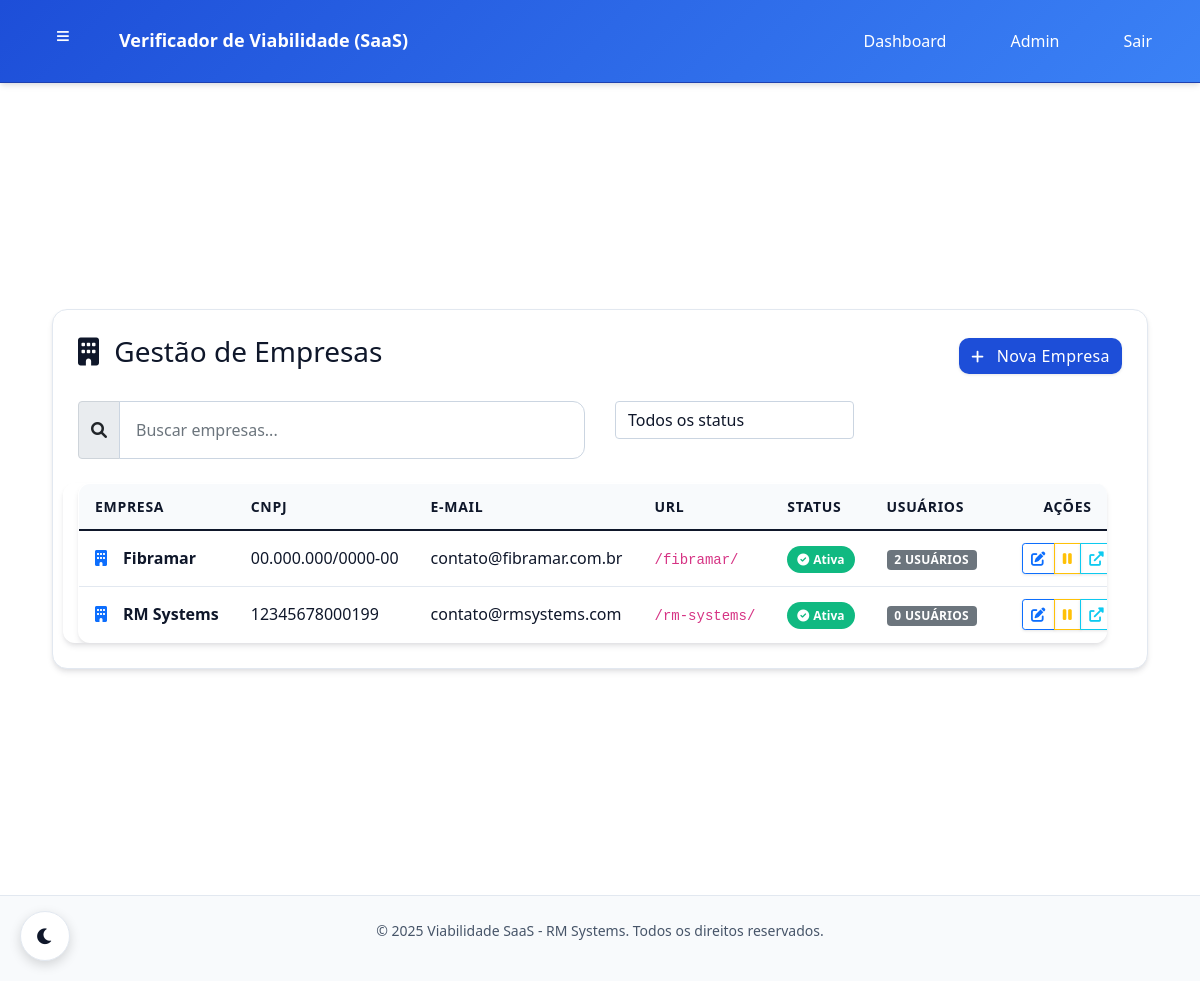
Screenshot of /rm/empresas/ (signed in) with the database file from the repository.
### core/models.py (models this page shows, shortened)
class Company(models.Model):
    name = models.CharField(max_length=200, verbose_name="Nome da Empresa")
    slug = models.SlugField(max_length=200, unique=True, verbose_name="Slug", help_text="URL amigável para a empresa")
    cnpj = models.CharField(max_length=18, unique=True, verbose_name="CNPJ")
    email = models.EmailField(verbose_name="E-mail da Empresa")
    phone = models.CharField(max_length=20, blank=True, verbose_name="Telefone")
    address = models.TextField(blank=True, verbose_name="Endereço")
    is_active = models.BooleanField(default=True, verbose_name="Ativa")
    created_at = models.DateTimeField(auto_now_add=True, verbose_name="Criada em")
    updated_at = models.DateTimeField(auto_now=True, verbose_name="Atualizada em")
    class Meta:
        verbose_name = "Empresa"
        verbose_name_plural = "Empresas"
        ordering = ['name']

### core/views.py (the view)
@login_required
@rm_admin_required
def company_list(request):
    qs = Company.objects.all().order_by('name')
    q = request.GET.get('q', '').strip()
    if q:
        qs = qs.filter(Q(name__icontains=q) | Q(cnpj__icontains=q) | Q(email__icontains=q))
    paginator = Paginator(qs, 12)
    page_number = request.GET.get('page')
    companies = paginator.get_page(page_number)
    return render(request, 'core/rm_companies.html', {'companies': companies, 'q': q})

### core/models.py (called while the page is built)
    @property
    def is_rm_admin(self):
        return self.role == 'RM' or self.is_superuser

    @property
    def is_company_admin(self):
        return self.role == 'COMPANY_ADMIN'

### core/permissions.py (called while the page is built)
def is_rm_admin(user):
    return user.is_authenticated and user.is_rm_admin

### core/templates/core/rm_companies.html (shortened to what this page needs)
{% extends "base.html" %}
{% load static %}
{% block extra_head %}
<link href="https://cdn.jsdelivr.net/npm/bootstrap@5.1.3/dist/css/bootstrap.min.css" rel="stylesheet">
<link href="https://cdnjs.cloudflare.com/ajax/libs/font-awesome/6.0.0/css/all.min.css" rel="stylesheet">
{% endblock %}
{% block content %}
    <div class="container-fluid">
        <div class="row">
            <div class="col-md-12 col-lg-12">
                <div class="main-content">
                    <div class="content-card">
                        <div class="d-flex justify-content-between align-items-center mb-4">
                            <h3>
                                <i class="fas fa-building me-2"></i>
                                Gestão de Empresas
                            </h3>
                            <a href="{% url 'rm:company_create' %}" class="btn btn-primary">
                                <i class="fas fa-plus me-2"></i>
                                Nova Empresa
                            </a>
                        </div>
                        <div class="row mb-4">
                            <div class="col-md-6">
                                <div class="input-group">
                                    <span class="input-group-text">
                                        <i class="fas fa-search"></i>
                                    </span>
                                    <input type="text" class="form-control" placeholder="Buscar empresas..." id="searchInput">
                                </div>
                            </div>
                            <div class="col-md-3">
                                <select class="form-select" id="statusFilter">
                                    <option value="">Todos os status</option>
                                </select>
                            </div>
                        </div>
                        <div class="table-responsive">
                            <table class="table table-hover">
                                <thead>
                                    <tr>
                                        <th>Empresa</th>
                                        <th>CNPJ</th>
                                        <th>E-mail</th>
                                        <th>URL</th>
                                        <th>Status</th>
                                        <th>Usuários</th>
                                        <th>Ações</th>
                                    </tr>
                                </thead>
                                <tbody>
                                    {% for company in companies %}
                                        <tr>
                                            <td>
                                                <div class="d-flex align-items-center">
                                                    <div class="me-3">
                                                        <i class="fas fa-building text-primary"></i>
                                                    </div>
                                                    <div>
                                                        <strong>{{ company.name }}</strong>
                                                    </div>
                                                </div>
                                            </td>
                                            <td>{{ company.cnpj }}</td>
                                            <td>{{ company.email }}</td>
                                            <td>
                                                <code>/{{ company.slug }}/</code>
                                            </td>
                                            <td>
                                                {% if company.is_active %}
                                                    <span class="status-badge status-active">
                                                        <i class="fas fa-check-circle me-1"></i>Ativa
                                                    </span>
                                                {% else %}
                                                    <span class="status-badge status-inactive">
                                                        <i class="fas fa-times-circle me-1"></i>Inativa
                                                    </span>
                                                {% endif %}
                                            </td>
                                            <td>
                                                <span class="badge bg-secondary">
                                                    {{ company.users.count }} usuários
                                                </span>
                                            </td>
                                            <td>
                                                <div class="btn-group" role="group">
                                                    <a href="{% url 'rm:company_edit' company.id %}"
                                                       class="btn btn-sm btn-outline-primary"
                                                       title="Editar">
                                                        <i class="fas fa-edit"></i>
                                                    </a>
                                                    <button type="button"
                                                            class="btn btn-sm btn-outline-{% if company.is_active %}warning{% else %}success{% endif %}"
                                                            onclick="toggleCompanyStatus( company.id )"
                                                            title="{% if company.is_active %}Desativar{% else %}Ativar{% endif %}">
                                                        <i class="fas fa-{% if company.is_active %}pause{% else %}play{% endif %}"></i>
                                                    </button>
                                                    <a href="{% url 'rm:company_portal' company_slug=company.slug %}"
                                                       class="btn btn-sm btn-outline-info"
                                                       title="Acessar Portal (RM)"
                                                       target="_blank">
                                                        <i class="fas fa-external-link-alt"></i>
                                                    </a>
                                                </div>
                                            </td>
                                        </tr>
                                    {% endfor %}
                                </tbody>
                            </table>
                        </div>
                    </div>
                </div>
            </div>
        </div>
    </div>
{% endblock %}

### static/css/theme_colors.css (style rules this page uses)
:root { --rm-primary: #1D4ED8; --rm-primary-dark: #1E40AF; --rm-primary-light: #3B82F6; --rm-primary-50: #EFF6FF; --rm-primary-100: #DBEAFE; --rm-gray-900: #0F172A; --rm-gray-800: #1E293B; --rm-gray-700: #334155; --rm-gray-600: #475569; --rm-gray-500: #64748B; --rm-gray-400: #94A3B8; --rm-gray-300: #CBD5E1; --rm-gray-200: #E2E8F0; --rm-gray-100: #F1F5F9; --rm-gray-50: #F8FAFC; --rm-white: #FFFFFF; --rm-black: #000000; --rm-success: #10B981; --rm-success-dark: #059669; --rm-warning: #F59E0B; --rm-warning-dark: #D97706; --rm-error: #EF4444; --rm-error-dark: #DC2626; --rm-info: #3B82F6; --rm-gradient-primary: linear-gradient(135deg, #1D4ED8 0%, #3B82F6 100%); --rm-gradient-secondary: linear-gradient(135deg, #F8FAFC 0%, #EFF6FF 100%); --rm-gradient-dark: linear-gradient(135deg, #0F172A 0%, #1E293B 100%); --rm-shadow-sm: 0 1px 2px 0 rgba(15, 23, 42, 0.05); --rm-shadow: 0 4px 6px -1px rgba(15, 23, 42, 0.1), 0 2px 4px -1px rgba(15, 23, 42, 0.06); --rm-shadow-md: 0 10px 15px -3px rgba(15, 23, 42, 0.1), 0 4px 6px -2px rgba(15, 23, 42, 0.05); --rm-shadow-lg: 0 20px 25px -5px rgba(15, 23, 42, 0.1), 0 10px 10px -5px rgba(15, 23, 42, 0.04); --rm-shadow-xl: 0 25px 50px -12px rgba(15, 23, 42, 0.25); --rm-border-radius-sm: 0.25rem; --rm-border-radius-md: 0.5rem; --rm-border-radius-lg: 0.75rem; --rm-border-radius-xl: 1rem; --rm-border-radius-full: 9999px; --rm-bg-primary: var(--rm-white); --rm-bg-secondary: var(--rm-gray-50); --rm-bg-tertiary: var(--rm-gray-100); --rm-bg-accent: var(--rm-primary-50); --rm-text-primary: var(--rm-gray-900); --rm-text-secondary: var(--rm-gray-600); --rm-text-tertiary: var(--rm-gray-500); --rm-text-inverse: var(--rm-white); --rm-border-primary: var(--rm-gray-200); --rm-border-secondary: var(--rm-gray-300); --rm-border-accent: var(--rm-primary-100); --rm-card-bg: var(--rm-white); --rm-card-border: var(--rm-gray-200); --rm-card-shadow: var(--rm-shadow); --rm-input-bg: var(--rm-white); --rm-input-border: var(--rm-gray-300); --rm-input-focus: var(--rm-primary); --rm-button-primary: var(--rm-primary); --rm-button-primary-hover: var(--rm-primary-dark); --rm-button-secondary: var(--rm-gray-100); --rm-button-secondary-hover: var(--rm-gray-200); --rm-nav-bg: var(--rm-white); --rm-nav-border: var(--rm-gray-200); --rm-nav-shadow: var(--rm-shadow-sm); --rm-sidebar-bg: var(--rm-gray-50); --rm-sidebar-border: var(--rm-gray-200); --rm-header-bg: var(--rm-gradient-primary); --rm-header-border: var(--rm-primary-dark); --rm-header-shadow: var(--rm-shadow); --rm-footer-bg: var(--rm-gray-50); --rm-footer-border: var(--rm-gray-200); --rm-footer-text: var(--rm-gray-600); }
* { transition: background-color 0.3s ease, border-color 0.3s ease, color 0.3s ease, box-shadow 0.3s ease; }
.text-primary { color: var(--rm-text-primary) !important; }
.bg-secondary { background-color: var(--rm-bg-secondary) !important; }

### static/css/global.css (style rules this page uses)
body { background-color: var(--rm-bg-primary); color: var(--rm-text-primary); transition: background-color 0.3s ease, color 0.3s ease; }

### core/templates/core/rm_companies.html (style rules this page uses)
body { background-color: var(--rm-bg-primary); color: var(--rm-text-primary); }
.main-content { padding: 30px; background-color: var(--rm-bg-primary); display: flex; justify-content: center; align-items: center; min-height: calc(100vh - 76px); }
.content-card { background: var(--rm-card-bg); border-radius: 15px; padding: 25px; box-shadow: var(--rm-card-shadow); border: 1px solid var(--rm-card-border); color: var(--rm-text-primary); width: 100%; max-width: 1200px; margin: 0 auto; }
.btn-primary { background: var(--rm-primary); border: none; border-radius: 10px; color: var(--rm-white); }
.table { background: var(--rm-card-bg); color: var(--rm-text-primary); }
.table th { background-color: var(--rm-bg-secondary); border: none; font-weight: 600; color: var(--rm-text-primary); }
.table td { color: var(--rm-text-primary); border-color: var(--rm-border-primary); }
.table-responsive { overflow-x: auto; -webkit-overflow-scrolling: touch; border-radius: 12px; box-shadow: var(--rm-shadow); margin: 0 -15px; padding: 0 15px; }
.table-responsive table { min-width: 1000px; margin-bottom: 0; }
.table th, .table td { white-space: nowrap; padding: 12px 16px; vertical-align: middle; }
.table th:last-child, .table td:last-child { white-space: normal; min-width: 150px; text-align: center; }
.content-card { overflow: hidden; }
.status-badge { padding: 5px 10px; border-radius: 20px; font-size: 12px; font-weight: 600; }
.status-active { background-color: var(--rm-success); color: var(--rm-white); }

### rows the page displays
Company: name "Fibramar", cnpj "00.000.000/0000-00", email "contato@fibramar.com.br", slug "fibramar", is_active True (drawn), users.count "2"
Company: name "RM Systems", cnpj "12345678000199", email "contato@rmsystems.com", slug "rm-systems", is_active True (drawn), users.count "0"
